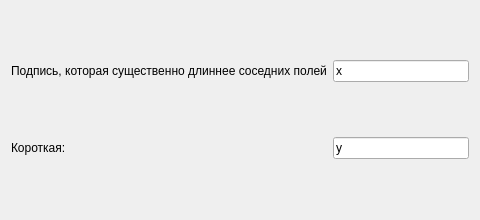
<?xml version="1.0" encoding="UTF-8"?>
<ui version="4.0"><class>Dialog</class><widget class="QDialog" name="Dialog"><property name="geometry"><rect><x>0</x><y>0</y><width>480</width><height>220</height></rect></property><property name="windowTitle"><string>#030 grid/115_long_text_cell</string></property><layout class="QGridLayout" name="gridLayout"><property name="leftMargin"><number>11</number></property><property name="topMargin"><number>11</number></property><property name="rightMargin"><number>11</number></property><property name="bottomMargin"><number>11</number></property><property name="spacing"><number>6</number></property><item row="0" column="0"><widget class="QLabel" name="l1"><property name="text"><string>Подпись, которая существенно длиннее соседних полей</string></property></widget></item><item row="0" column="1"><widget class="QLineEdit" name="e1"><property name="text"><string>x</string></property></widget></item><item row="1" column="0"><widget class="QLabel" name="l2"><property name="text"><string>Короткая:</string></property></widget></item><item row="1" column="1"><widget class="QLineEdit" name="e2"><property name="text"><string>y</string></property></widget></item></layout></widget></ui>
